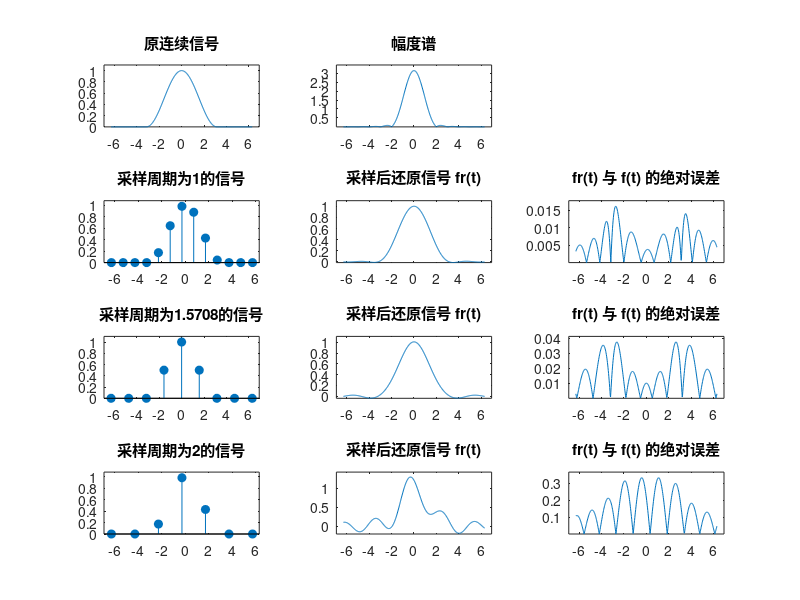

Write MATLAB code to recreate this figure.
clear;

dt = 4*pi/500;
f0 = 1/(2*pi);
T0 = 1/f0;
t = -2*pi:dt:2*pi;
% N = length(t);
% k = 0:N-1;
% wm = 2*pi*fm;
% w1 = k*wm/N;
w1 = linspace(-2*pi,2*pi,500);
f1 = ((1 + cos(2*pi*f0*t)) / 2) .* (abs(t) <= pi);
F1 = f1*exp(-j*t'*w1)*dt;

subplot(431),plot(t,f1);
axis([min(t)*1.1 max(t)*1.1 min(f1)*1.1 max(f1)*1.1]);
title('原连续信号');
subplot(432),plot(w1,abs(F1));
axis([-2*pi*1.1 2*pi*1.1 1.1*min(abs(F1)) 1.1*max(abs(F1))]);
title('幅度谱');

Ts = [1 pi/2 2];
% 理想低通滤波器
w = linspace(-2*pi,2*pi,500);
dw = 4*pi/500;
wc = (abs(w) <= 2.4);

for x = 1:3
    n = -2*pi:Ts(x):2*pi;
    f = ((1 + cos(2*pi*f0*n)) / 2) .* (abs(n) <= pi);
    F = f*exp(-j*n'*w)*Ts(x);

    % 与理想低通滤波器相乘进行滤波
    F = F .* wc;

    % 逆傅立叶变换还原到原信号
    t = -2*pi:dt:2*pi;
    xa = real((F*exp(j*w'*t)*dw)) / (2 * pi);

    subplot(4,3,x*3+1),stem(n,f,'filled');
    axis([min(n)*1.1 max(n)*1.1 min(f)*1.1 max(f)*1.1]);
    title(['采样周期为',num2str(Ts(x)),'的信号']);
    
    subplot(4,3,x*3+2),plot(t,xa);
    axis([-2*pi*1.1 2*pi*1.1 1.1*min(xa) 1.1*max(xa)]);
    title('采样后还原信号 fr(t)');

    subplot(4,3,x*3+3),plot(t,abs(xa-f1));
    axis([-2*pi*1.1 2*pi*1.1 1.1*min(abs(xa-f1)) 1.1*max(abs(xa-f1))]);
    title('fr(t) 与 f(t) 的绝对误差');
end


